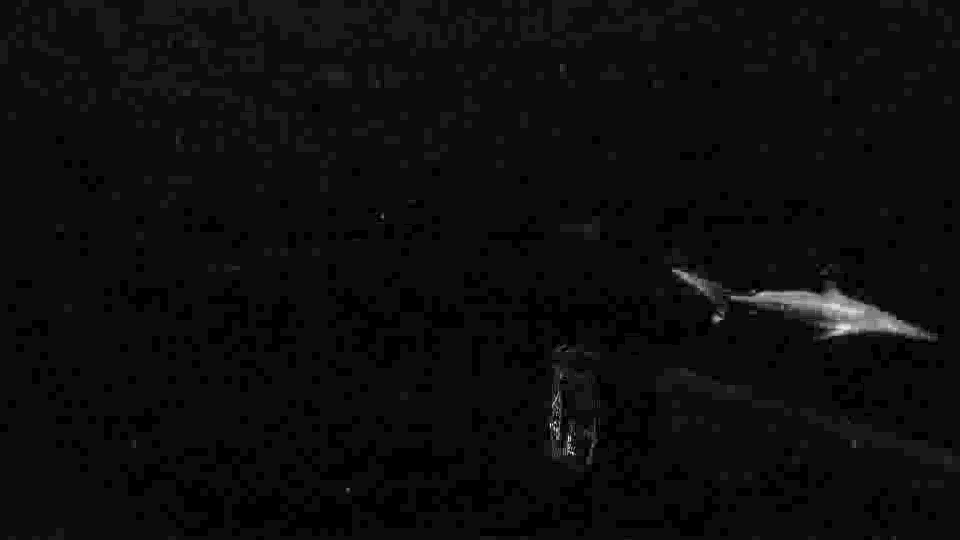
#> input picture frame 61 of ReviewDocuments/smallshark/Difference.avi, 960 x 540 px, given in place of PlotwatcherTest.tlv, which was not available
$ python VideoTest.py   (older library calls are emulated)
#> lines starting #> are read from the running program, lines starting #| are printed output that depends on the picture; pictures that were not available may be replaced by others from this repository, and a replacement may not be noted
import cv2
import cv2.cv as cv
import numpy as np
import time
from scipy import *
from scipy.cluster import vq
import numpy
import sys, os, random, hashlib
import re
from math import *

#Set location of the file directory
fileD="C:/Users/Ben/Documents/OpenCV_HummingbirdsMotion/testing/"

#Set the file path to video

fP=fileD+"PlotwatcherTest.tlv"

cap = cv2.VideoCapture(fP)
total_frames=cap.get(cv.CV_CAP_PROP_FOURCC)
cap.get(cv.CV_CAP_PROP_FPS)

frame = []

ret,camera_imageO = cap.read()
#> camera_imageO is the input picture: shape (540, 960, 3); min 0, max 20, mean 1.07

width = np.size(camera_imageO, 1)
#> width = 960
height = np.size(camera_imageO, 0)
#> height = 540
frame_size=(width, height)
#> frame_size = (960, 540)

for g in range(0,20):
    ret,camera_imageO = cap.read()
    frame.append(camera_imageO)
#> this loop made 20 passes
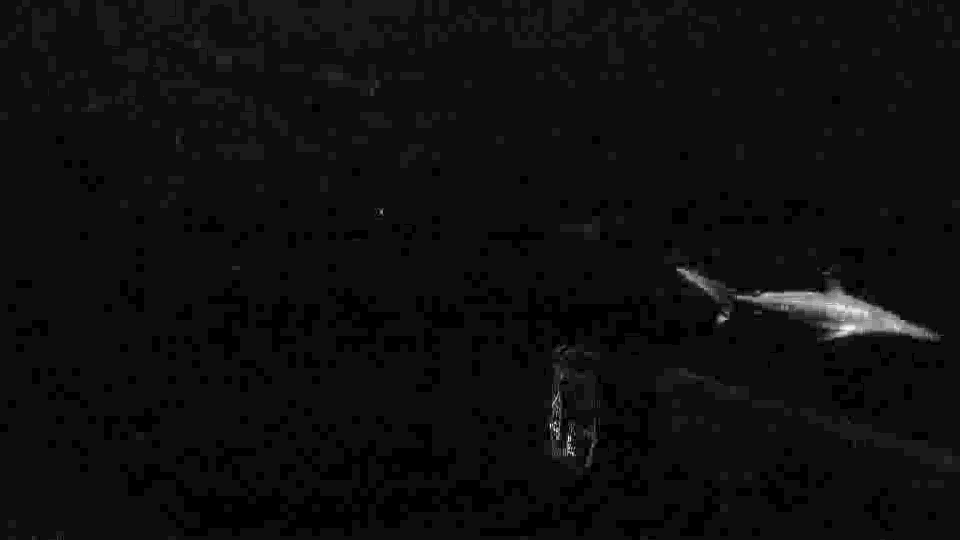
#> input picture frame 62 of ReviewDocuments/smallshark/Difference.avi, 960 x 540 px, given in place of PlotwatcherTest.tlv, which was not available
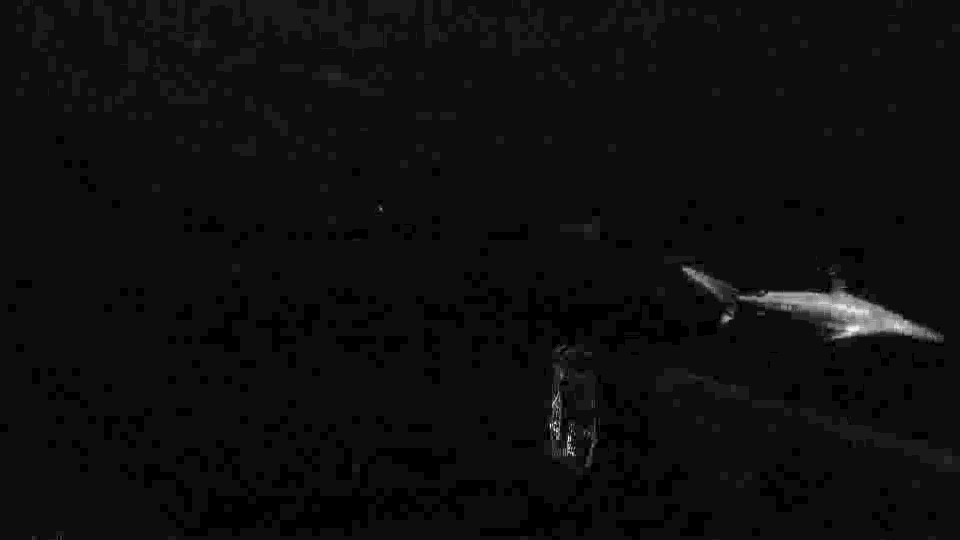
#> input picture frame 63 of ReviewDocuments/smallshark/Difference.avi, 960 x 540 px, given in place of PlotwatcherTest.tlv, which was not available
#> after the loop, frame = 20 items

video = cv2.VideoWriter("C:/Users/Ben/Documents/OpenCV_HummingbirdsMotion/test11.avi", cv2.cv.CV_FOURCC('F','M','P', '4'),10, frame_size, 1)

for f in frame:
    video.write(f)

$ run again, starting later in the video
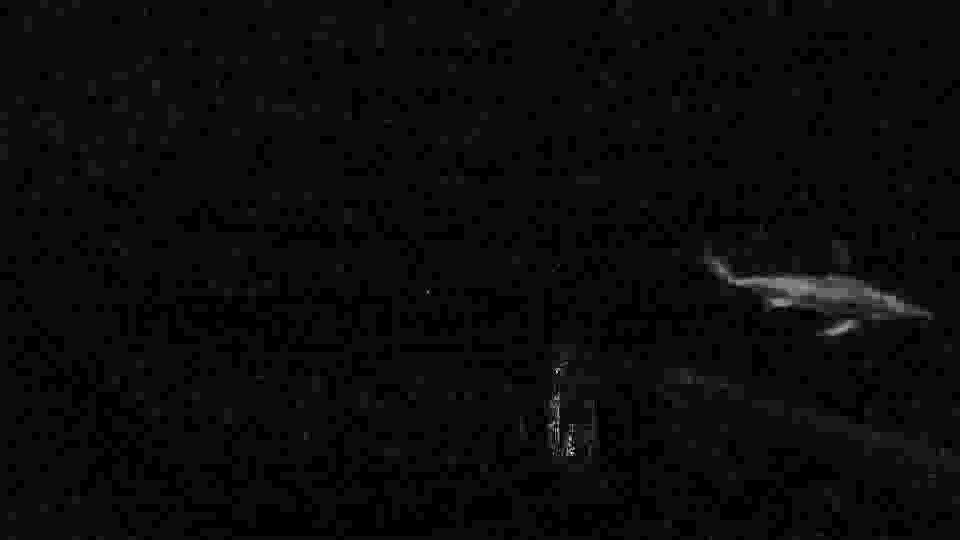
#> input picture frame 492 of ReviewDocuments/smallshark/Difference.avi, 960 x 540 px, given in place of PlotwatcherTest.tlv, which was not available
#> camera_imageO is the input picture: shape (540, 960, 3); min 0, max 20, mean 0.933
#> width = 960
#> height = 540
#> frame_size = (960, 540)
#> the loop `for g in range(0,20):` made 20 passes
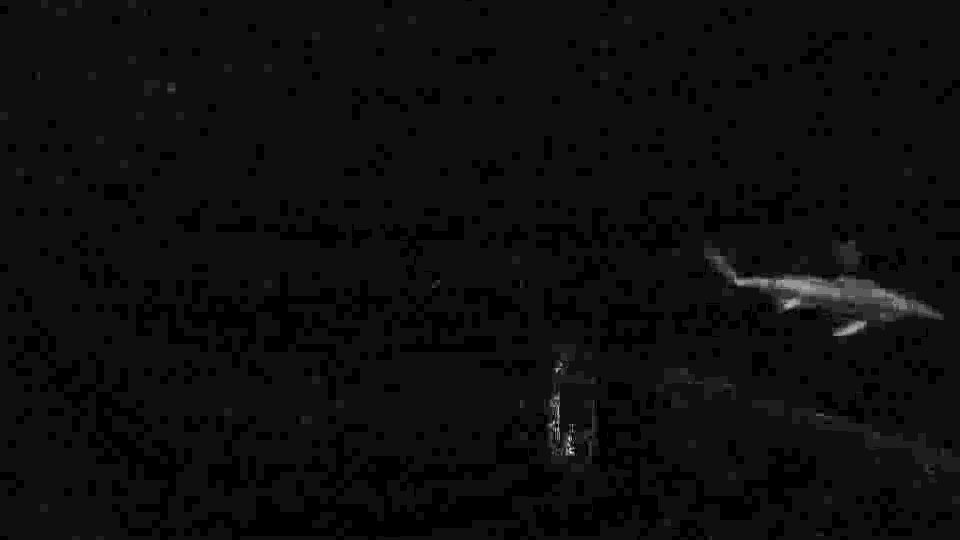
#> input picture frame 494 of ReviewDocuments/smallshark/Difference.avi, 960 x 540 px, given in place of PlotwatcherTest.tlv, which was not available
#> after the loop `for g in range(0,20):`: frame = 20 items
#> the loop `for f in frame:` made 20 passes
